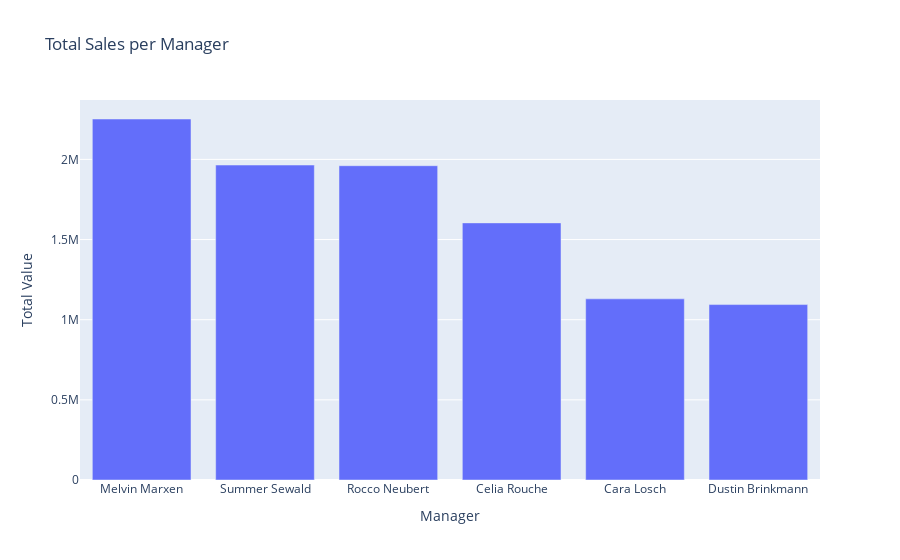

Source (notebook cell):
### Code cell
# Calculating the performance by manager

performance_by_manager = df_pipe_agg.groupby('manager')[['close_value']].sum().sort_values(['close_value'],ascending=False).reset_index()
performance_by_manager = performance_by_manager.rename(columns={"close_value": "total_close_value"})
print(performance_by_manager)

px.bar(performance_by_manager, x='manager', y='total_close_value', title='Total Sales per Manager', labels={'total_close_value': 'Total Value', 'manager': 'Manager'})

### Figure 1 — Plotly figure (JSON) as saved in the notebook; plotly's stock layout.template omitted (floating-point values rounded to 4 significant figures)
{"data": [{"hovertemplate": "Manager=%{x}<br>Total Value=%{y}<extra></extra>", "legendgroup": "", "marker": {"color": "#636efa", "pattern": {"shape": ""}}, "name": "", "orientation": "v", "showlegend": false, "textposition": "auto", "type": "bar", "x": ["Melvin Marxen", "Summer Sewald", "Rocco Neubert", "Celia Rouche", "Cara Losch", "Dustin Brinkmann"], "xaxis": "x", "y": [2252000.0, 1965000.0, 1961000.0, 1604000.0, 1130000.0, 1094000.0], "yaxis": "y"}], "layout": {"barmode": "relative", "legend": {"tracegroupgap": 0}, "title": {"text": "Total Sales per Manager"}, "xaxis": {"anchor": "y", "domain": [0, 1], "title": {"text": "Manager"}}, "yaxis": {"anchor": "x", "domain": [0, 1], "title": {"text": "Total Value"}}}}
